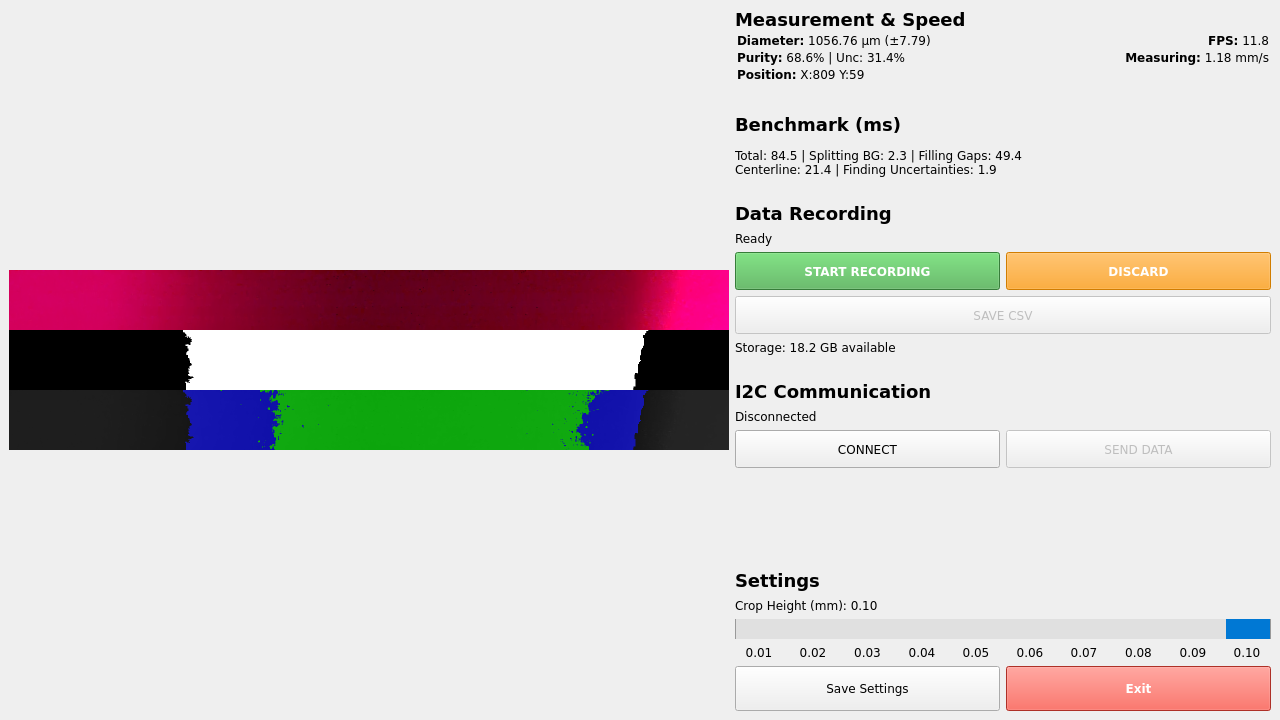
#> input picture 3_Diameter_Measuring/UI.png, 1280 x 720 px
$ python -i measuring_pipeline.py   (imports and definitions only)
#> lines starting #> are read from the running program, lines starting #| are printed output that depends on the picture; after the words box and inside, x2 and y2 are one past the last pixel; in counts of white or black regions, pixels touching at a corner belong together
#> further down, picture is the input picture: shape (720, 1280, 3); mean B, G, R 210.9, 211.9, 217.1
"""
Real-time analysis pipeline for silk band / thread in microscope images.

This module is designed to be imported by a Raspberry Pi application that:
- Grabs frames from a camera (BGR, OpenCV),
- Calls process_frame(frame, config),
- Displays the returned overlay + metrics in a lightweight GUI.
"""

from dataclasses import dataclass
from typing import Dict, Any, Tuple

import time
import sys
import cv2
import numpy as np
from skimage.filters import threshold_multiotsu
from skimage.morphology import (
    remove_small_objects,
    remove_small_holes,
    disk,
    binary_opening,
    binary_closing,
    skeletonize,
)
from skimage.measure import label
from scipy.ndimage import distance_transform_edt, binary_fill_holes
from skimage import img_as_ubyte


# ---------------------------------------------------------------------------
# Configuration
# ---------------------------------------------------------------------------

@dataclass
class PipelineConfig:
    # Physical / geometric
    um_per_px: float = 1.2         # micrometres per pixel (adjust to your calibration)
    slice_height_mm: float = 0.25  # height of the analyzed slice in mm

    # Output formatting
    decimal_places: int = 2        # decimal places for saved data (0-6)

    # Optional: limit processing to every N-th frame (can be used later)
    frame_stride: int = 1


# ---------------------------------------------------------------------------
# Notebook-derived core functions
# ---------------------------------------------------------------------------

def enforce_two_bg_one_silk(core: np.ndarray) -> Tuple[np.ndarray, np.ndarray, Tuple[int, int]]:
    """
    Enforce exactly two background regions and one connected silk region.
    If unable to find 2 backgrounds (e.g., silk touching edges), returns all-background.
    """
    # enforce_two_bg_one_silk: diagnostics removed for production
    band_raw = core.astype(bool)
    bg_orig = ~band_raw

    def _sorted_components(mask_bool: np.ndarray):
        lbl = label(mask_bool)
        comps = []
        for lab in range(1, lbl.max() + 1):
            comp = (lbl == lab)
            comps.append((int(comp.sum()), comp))
        comps.sort(key=lambda x: x[0], reverse=True)
        return comps

    # 1) Two background regions
    areas_o = _sorted_components(bg_orig)

    if len(areas_o) >= 2:
        bg1 = areas_o[0][1].copy()
        bg2 = areas_o[1][1].copy()
        final_bg = bg1 | bg2
    else:
        # Only 1 background component found - likely silk touching edge
        # Quick check: if background spans >80% of width, silk is definitely at edge
        if len(areas_o) == 1:
            bg_comp = areas_o[0][1]
            # Check horizontal extent
            cols_with_bg = np.any(bg_comp, axis=0)
            bg_width = cols_with_bg.sum()
            if bg_width > 0.8 * bg_comp.shape[1]:
                # silk touching edge -> treat as no-silk case
                all_bg = np.ones_like(core, dtype=np.uint8)
                no_silk = np.zeros_like(core, dtype=np.uint8)
                return no_silk, all_bg, (1, 0)

        # Try to grow background to get at least 2 components (rare case)
        bg = bg_orig.copy()
        radius = 1
        max_radius = min(max(bg.shape) // 4, 5)  # Reduced from 10 to 5 for speed
        found_two = False

        while radius <= max_radius:
            try:
                comps = _sorted_components(bg)
                if len(comps) >= 2:
                    bg1 = comps[0][1].copy()
                    bg2 = comps[1][1].copy()
                    final_bg = bg1 | bg2
                    found_two = True
                    break

                # Safety: if bg has very few pixels, abort
                if bg.sum() < 10:
                    break

                bg = binary_closing(bg, disk(radius))
                bg = binary_fill_holes(bg)
                radius += 1
            except Exception:
                # On unexpected failures, abort growth and fall back
                break

        if not found_two:
            # Can't find 2 backgrounds (silk touching edges)
            # Return all-background (no silk detected) -> measurements will be 0
            all_bg = np.ones_like(core, dtype=np.uint8)
            no_silk = np.zeros_like(core, dtype=np.uint8)
            return no_silk, all_bg, (1, 0)

    # 2) Silk = complement of chosen background, filled
    final_silk = ~final_bg
    final_silk = binary_fill_holes(final_silk)

    # 3) Ensure silk is a single component
    lbl_silk = label(final_silk)
    if lbl_silk.max() > 1:
        silk_comps = _sorted_components(final_silk)
        main_silk = silk_comps[0][1].copy()
        other_silk = np.zeros_like(final_silk, dtype=bool)
        for _, comp in silk_comps[1:]:
            other_silk |= comp

        # Distances to each background half
        dist_bg1 = distance_transform_edt(~bg1)
        dist_bg2 = distance_transform_edt(~bg2)

        assign_to_bg1 = (dist_bg1 < dist_bg2) & other_silk
        assign_to_bg2 = (dist_bg2 <= dist_bg1) & other_silk

        bg1 |= assign_to_bg1
        bg2 |= assign_to_bg2

        final_bg = bg1 | bg2
        final_silk = ~final_bg
        final_silk = binary_fill_holes(final_silk)

    # 4) Safety fallback
    if final_silk.sum() == 0:
        final_silk = binary_fill_holes(band_raw)
        if final_silk.sum() == 0:
            final_silk = band_raw

    n_bg_final = label(final_bg).max()
    n_silk_final = label(final_silk).max()

    # finished enforce
    return final_silk.astype(np.uint8), final_bg.astype(np.uint8), (n_bg_final, n_silk_final)


def compute_skeleton(
    mask: np.ndarray,
    method: str = "centerline",
    smooth_window: int = 11,
    width: int = 1,
    closing_height: int = 3,
) -> np.ndarray:
    """
    Compute a 1-pixel-wide skeleton for a binary mask.
    """
    m = mask.astype(bool)
    if not m.any():
        return np.zeros_like(m, dtype=bool)

    if method == "skeletonize":
        return skeletonize(m).astype(bool)

    # "centerline" method
    h, w = m.shape
    xs = np.full(h, np.nan, dtype=float)

    # For each row, take median of foreground columns as center
    for y in range(h):
        cols = np.nonzero(m[y, :])[0]
        if cols.size:
            xs[y] = np.median(cols)

    # If no rows contained silk, return empty skeleton
    if not np.isfinite(xs).any():
        return np.zeros_like(m, dtype=bool)

    # Interpolate missing rows
    rows = np.arange(h)
    good = np.isfinite(xs)
    if not good.all():
        xs[~good] = np.interp(rows[~good], rows[good], xs[good])

    # Smooth with simple moving average
    if smooth_window is None or smooth_window <= 1:
        xs_smooth = xs
    else:
        k = np.ones(smooth_window, dtype=float) / float(smooth_window)
        xs_smooth = np.convolve(xs, k, mode="same")

    xs_int = np.clip(np.round(xs_smooth).astype(int), 0, w - 1)

    # Construct initial 1-pixel-per-row line
    line = np.zeros((h, w), dtype=bool)
    line[rows, xs_int] = True

    # Fill tiny vertical gaps with a narrow vertical closing
    try:
        from skimage.morphology import binary_closing, rectangle
        line = binary_closing(line, rectangle(closing_height, 1))
    except Exception:
        # crude fallback: interpolate isolated missing rows
        for y in range(1, h - 1):
            if not line[y].any() and line[y - 1].any() and line[y + 1].any():
                cx_prev = int(np.round(np.nonzero(line[y - 1])[0].mean()))
                cx_next = int(np.round(np.nonzero(line[y + 1])[0].mean()))
                cx = int(np.round((cx_prev + cx_next) / 2.0))
                if 0 <= cx < w:
                    line[y, cx] = True

    # Optionally widen horizontally
    if width is not None and width > 1:
        try:
            from skimage.morphology import dilation, rectangle
            line = dilation(line, rectangle(1, width))
        except Exception:
            pad = width // 2
            new = np.zeros_like(line)
            for y in range(h):
                xs_y = np.nonzero(line[y])[0]
                for x in xs_y:
                    x0 = max(0, x - pad)
                    x1 = min(w, x + pad + 1)
                    new[y, x0:x1] = True
            line = new

    # Final skeletonization to make it 1-pixel-wide, just in case
    skel = skeletonize(line)
    return skel.astype(bool)


# [13 lines left out: function diameter_profile, not called in this run]


def diameters_from_skeleton(
    skeleton: np.ndarray,
    dist_map: np.ndarray,
    um_per_px: float,
) -> Tuple[np.ndarray, np.ndarray, Dict[str, float]]:
    """
    Compute local diameters along a skeleton using the distance transform.
    """
    skel_bool = skeleton.astype(bool)

    if not skel_bool.any():
        diam_px = np.array([], dtype=float)
        diam_um = np.array([], dtype=float)
        stats = {
            "mean_um": np.nan,
            "std_um": np.nan,
            "min_um": np.nan,
            "max_um": np.nan,
            "n_points": 0,
        }
        return diam_px, diam_um, stats

    radii_px = dist_map[skel_bool]
    radii_px = radii_px[radii_px > 0]

    if radii_px.size == 0:
        diam_px = np.array([], dtype=float)
        diam_um = np.array([], dtype=float)
        stats = {
            "mean_um": np.nan,
            "std_um": np.nan,
            "min_um": np.nan,
            "max_um": np.nan,
            "n_points": 0,
        }
        return diam_px, diam_um, stats

    diam_px = 2.0 * radii_px
    diam_um = diam_px * um_per_px

    # Use robust statistics: IQR-based stddev instead of sample std
    # This reduces sensitivity to outliers and noise when slice is thin
    if diam_um.size > 0:
        q75, q25 = np.percentile(diam_um, [75, 25])
        iqr = q75 - q25
        # IQR-based standard deviation (roughly equivalent to std for normal dist)
        robust_std = iqr / 1.35
    else:
        robust_std = np.nan

    stats = {
        "mean_um": float(np.median(diam_um)) if diam_um.size > 0 else np.nan,  # Use median (more robust)
        "std_um": float(robust_std),
        "min_um": float(diam_um.min()) if diam_um.size > 0 else np.nan,
        "max_um": float(diam_um.max()) if diam_um.size > 0 else np.nan,
        "n_points": int(diam_um.size),
    }
    return diam_px, diam_um, stats


def analyze_purity(regions: np.ndarray) -> Dict[str, float]:
    """
    Compute purity metrics from a labeled regions map.
    """
    regs = np.asarray(regions)

    pure_px = int((regs == 0).sum())
    unc_px = int((regs == 1).sum())
    total_px = pure_px + unc_px

    if total_px == 0:
        return {
            "pure_pct": 0.0,
            "unc_pct": 0.0,
            "pure_plus_unc_pct": 0.0,
        }

    pure_pct = 100.0 * pure_px / total_px
    unc_pct = 100.0 * unc_px / total_px

    return {
        "pure_pct": pure_pct,
        "unc_pct": unc_pct,
        "pure_plus_unc_pct": pure_pct + unc_pct,
    }


# ---------------------------------------------------------------------------
# Band composition analysis + overlay
# ---------------------------------------------------------------------------

def analyze_band(
    band_mask: np.ndarray,
    otsu_regions: np.ndarray,
    treat_remainder: str = "bg",
) -> Dict[str, Any]:
    """
    Analyze a single band with respect to 3-class labeling.
    """
    band = band_mask.astype(bool)
    regs = otsu_regions.astype(np.int32)

    if band.shape != regs.shape:
        raise ValueError("band_mask and otsu_regions must have same shape")

    band_area = int(band.sum())

    if band_area == 0:
        counts = {k: 0 for k in ["pure", "uncertainty", "background", "other"]}
        percent = {k: 0.0 for k in counts.keys()}
        masks = {k: np.zeros_like(band, dtype=bool) for k in counts.keys()}
        return {
            "band_area": 0,
            "counts": counts,
            "percent": percent,
            "masks": masks,
        }

    # Restrict regions to band
    pure_mask = band & (regs == 0)
    unc_mask = band & (regs == 1)
    bg_mask = band & (regs == 2)

    known_mask = pure_mask | unc_mask | bg_mask
    remainder_mask = band & (~known_mask)

    if treat_remainder == "bg":
        bg_mask = bg_mask | remainder_mask
        remainder_mask = np.zeros_like(bg_mask, dtype=bool)

    counts = {
        "pure": int(pure_mask.sum()),
        "uncertainty": int(unc_mask.sum()),
        "background": int(bg_mask.sum()),
        "other": int(remainder_mask.sum()),
    }

    percent = {k: (v / band_area * 100.0) for k, v in counts.items()}

    masks = {
        "pure": pure_mask,
        "uncertainty": unc_mask,
        "background": bg_mask,
        "other": remainder_mask,
    }

    return {
        "band_area": band_area,
        "counts": counts,
        "percent": percent,
        "masks": masks,
    }


def make_overlay(
    gray_crop: np.ndarray,
    masks: Dict[str, np.ndarray],
    alpha: float = 0.6,
) -> np.ndarray:
    """
    Create a color overlay visualization for the cropped grayscale image.

    Colors (BGR):
        pure silk      -> green
        uncertainty    -> blue
        background     -> red
        other          -> yellow
    """
    gray_u8 = img_as_ubyte(gray_crop)
    base_bgr = cv2.cvtColor(gray_u8, cv2.COLOR_GRAY2BGR)

    h, w = gray_crop.shape
    color = np.zeros((h, w, 3), dtype=np.uint8)

    pure = masks.get("pure", np.zeros_like(gray_crop, bool))
    unc = masks.get("uncertainty", np.zeros_like(gray_crop, bool))
    bg = masks.get("background", np.zeros_like(gray_crop, bool))
    other = masks.get("other", np.zeros_like(gray_crop, bool))

    # Pure silk -> green
    color[pure, 1] = 255
    # Uncertainty -> blue (BGR)
    color[unc, 0] = 255
    # Background -> red
    color[bg, 2] = 255
    # Other -> yellow
    color[other, 1] = 255
    color[other, 2] = 255

    overlay = cv2.addWeighted(base_bgr, 1.0 - alpha, color, alpha, 0.0)
    return overlay


# ---------------------------------------------------------------------------
# Main entry point for real-time use (with timing + stacked display)
# ---------------------------------------------------------------------------

def process_frame(
    frame_bgr: np.ndarray,
    config: PipelineConfig | None = None,
) -> Tuple[Dict[str, Any], np.ndarray]:
    """
    Main pipeline entry point.

    Returns
    -------
    results : dict
        {
            'diameter_stats': {...},
            'band_composition': {...},
            'purity': {...},
            'band_area_px': int,
            'slice_height_px': int,
            'valid_band': bool,
            'timing': {...}   # per-stage timings in ms
        }
    vis_image : 3D uint8 array
        BGR stacked image:
            [ original frame
              band mask (from pipeline)
              regions overlay ]
    """
    # process_frame: start

    if config is None:
        config = PipelineConfig()

    if frame_bgr.ndim != 3 or frame_bgr.shape[2] != 3:
        raise ValueError("frame_bgr must be a BGR image (H,W,3) uint8")

    t0 = time.perf_counter()

    h, w, _ = frame_bgr.shape

    # Compute slice height in pixels, clamp to image height
    slice_height_px = int(config.slice_height_mm * 1000.0 * config.um_per_px)
    slice_height_px = max(1, min(slice_height_px, h))

    # Crop original BGR frame first
    frame_crop_bgr = frame_bgr[:slice_height_px, :]
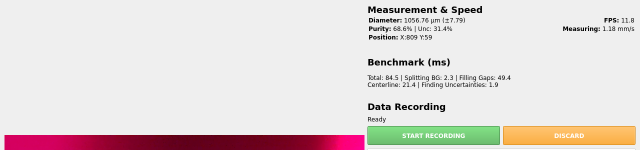
#> frame_crop_bgr: shape (300, 1280, 3) (shown at 1/2 size); mean B, G, R 217.7, 219.1, 227.3

    # Convert to grayscale and crop
    gray = cv2.cvtColor(frame_bgr, cv2.COLOR_BGR2GRAY)
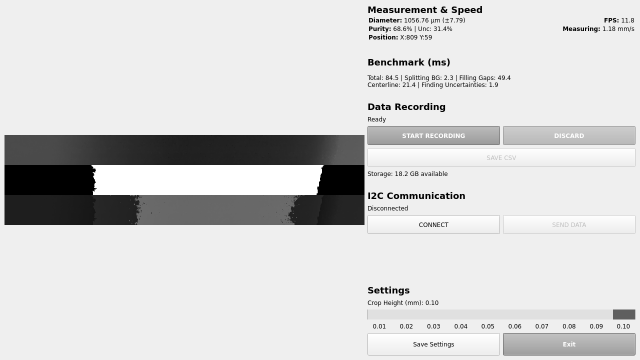
#> gray: shape (720, 1280) (shown at 1/2 size); min 0, max 255, mean 213.3
    gray_crop = gray[:slice_height_px, :]
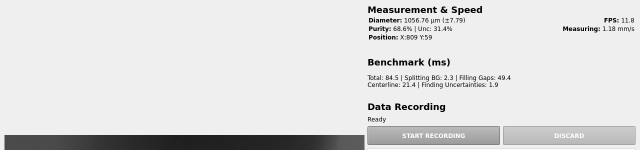
#> gray_crop: shape (300, 1280) (shown at 1/2 size); min 0, max 255, mean 221.4

    t1 = time.perf_counter()

    # ------------------------------------------------------------------
    # 1) 2-class Otsu on cropped grayscale (silk vs background)
    #    AND enforce_two_bg_one_silk() — timed separately
    # ------------------------------------------------------------------
    low_contrast = gray_crop.std() < 1.0
#> low_contrast = False

    core = np.zeros_like(gray_crop, dtype=bool)
    band_mask = np.zeros_like(gray_crop, dtype=bool)

    # --- Otsu2 timing ---
    t_otsu_start = time.perf_counter()
    if not low_contrast:
        try:
            thresholds_2 = threshold_multiotsu(gray_crop, classes=2)
#> thresholds_2 = [143]
            regions_2 = np.digitize(gray_crop, bins=thresholds_2).astype(np.uint8)
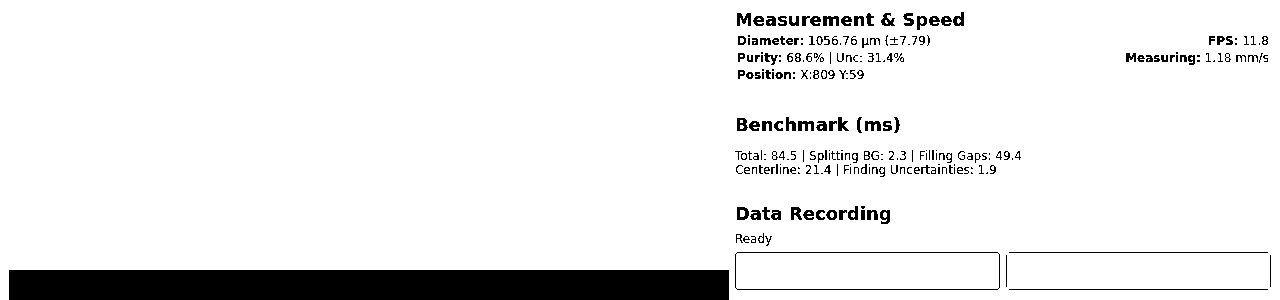
#> regions_2: shape (300, 1280); values 0 (black) and 1 (white), 92.2% white; 257 black regions (108 under 20 px), largest, box (x1, y1, x2, y2) and area: (9, 270, 729, 300) 21600, (735, 252, 1000, 290) 594, (1009, 252, 1268, 253) 259
            core = regions_2 == 0    # silk candidate
        except Exception:
            core[:] = False
    t2 = time.perf_counter()

    # --- enforce_two_bg_one_silk timing ---
    if not low_contrast and core.sum() > 0:
        try:
            # calling enforce (debugging removed)
            final_silk, final_bg, _ = enforce_two_bg_one_silk(core)
#> in _sorted_components, `lbl = label(mask_bool)`:
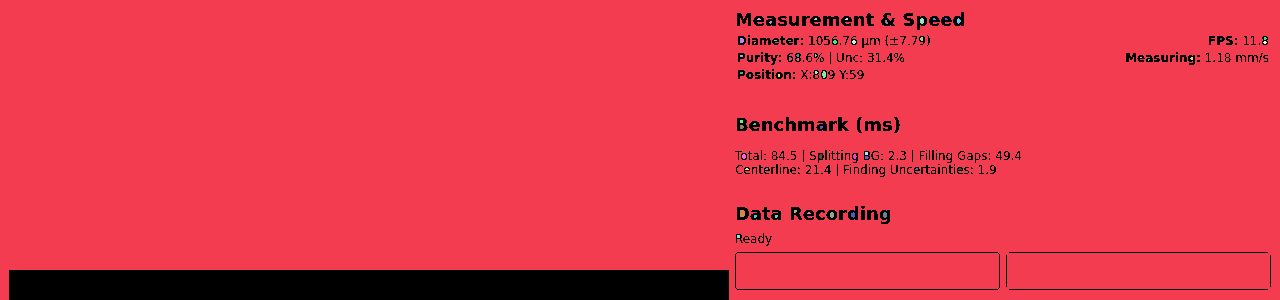
#> lbl: shape (300, 1280) int32; 56 distinct labels, from 0 to 55; one colour per label, 0 black
#> after the loop in _sorted_components, `for lab in range(1, lbl.max() + 1):`: comps = 55 items
#> in enforce_two_bg_one_silk, `lbl_silk = label(final_silk)`:
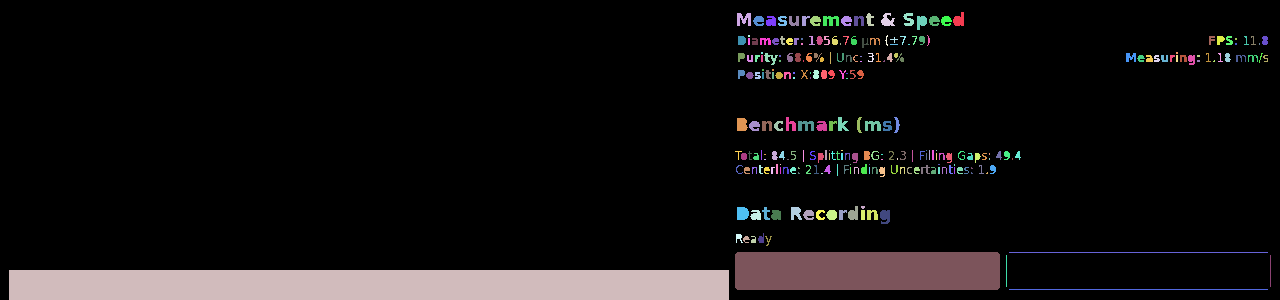
#> lbl_silk: shape (300, 1280) int32; 258 distinct labels, from 0 to 257; one colour per label, 0 black
#> in enforce_two_bg_one_silk, `silk_comps = _sorted_components(final_silk)`: silk_comps = 257 items
#> the loop in enforce_two_bg_one_silk, `for _, comp in silk_comps[1:]:` made 256 passes
#> pass 1, in enforce_two_bg_one_silk, `other_silk |= comp`:
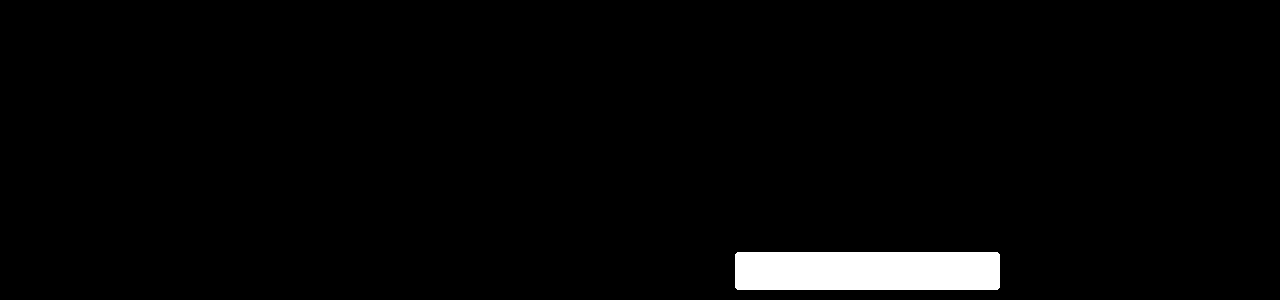
#> other_silk: shape (300, 1280) bool; 2.6% white; 1 white region, box (x1, y1, x2, y2) and area: (735, 252, 1000, 290) 10058
#> (the rest of the program and of its run is left out)
